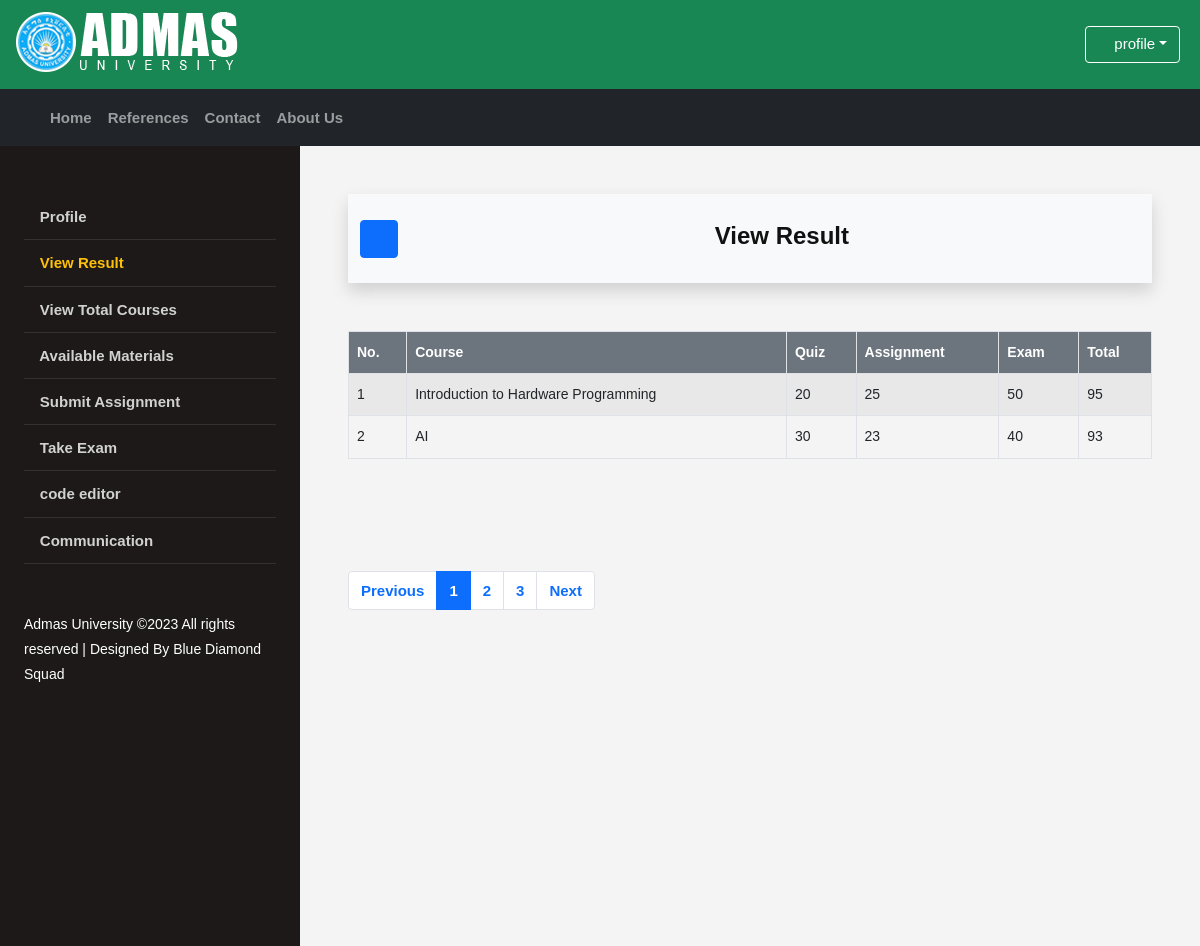
/_students/s_view_result.php?id=2 (signed in), run on the app's committed database.
### tables this page shows
CREATE TABLE `class` (
  `class_id` int(255) NOT NULL,
  `class_title` varchar(255) NOT NULL,
  `class_desc` varchar(255) NOT NULL,
  `teacher_id` int(255) NOT NULL,
  `material` varchar(255) NOT NULL,
  `assignment` varchar(255) NOT NULL,
  `exam` varchar(255) NOT NULL
);

CREATE TABLE `assign` (
  `assign_id` int(255) NOT NULL,
  `class_id` int(255) NOT NULL,
  `student_id` int(255) NOT NULL,
  `submitted_assignment` varchar(255) NOT NULL,
  `submitted_exam` varchar(255) NOT NULL,
  `quiz` varchar(255) NOT NULL,
  `assignment` varchar(255) NOT NULL,
  `exam` varchar(255) NOT NULL,
  `total` varchar(255) NOT NULL
);

### _students/s_view_result.php (the view, shortened to what this page needs)
<?php
$temp_student_id = "";
if(isset($_REQUEST['id'])){
    $temp_student_id = intval($_REQUEST['id']);
}
?>
<!DOCTYPE html>
<html lang="en-us" dir="ltr">
    <head>
        <link rel="stylesheet" type="text/css" href="../icon/svg-with-js/css/fa-svg-with-js.css">
        <link rel="stylesheet" type="text/css" href="../css/bootstrap.min.css">
        <link rel="stylesheet" type="text/css" href="../css/style.css">
  </head>
  <body>
    <header id="top-header" class="bg-success">
        <div class="top-tol">
            <ul>
                <div id="logo">
                    <a><img src="../images/Logoo.png" alt="admas university e-learning managment system logo" title="AU e-learning management"></a>
                </div>
                <div class="dropdown myac">
                    <a id="a1" class="btn btn-outline-info dropdown-toggle" href="#" role="button" id="dpMLink" data-bs-toggle="dropdown" aria-expanded="false"><i class="fas fa-user-circle"></i>&nbsp;<label>profile</label></a>
                </div>
            </ul>
        </div>
    </header>
    <nav class="navbar navbar-expand-md bg-dark navbar-dark" style="margin-bottom: 0px;">
        <div class="container">
            <div class="collapse navbar-collapse" id="navbarContent">
                <ul class="navbar-nav me-auto mb-2 mb-lg-0">
                    <li class="nav-item"><a href="../index.html" class="nav-link">Home</a></li>
                    <li class="nav-item"><a href="../reference.html" class="nav-link">References</a></li>
                    <li class="nav-item"><a href="../contact.html" class="nav-link">Contact</a></li>
                    <li class="nav-item"><a href="../about.html" class="nav-link">About Us</a></li>
                </ul>
            </div>
        </div>
    </nav>
    <div class="wrapper d-flex align-items-stretch">
        <nav id="sidebar">
                <div class="p-4 pt-5">
                    <ul class="list-unstyled components mb-5">
                        <li><a href="students.php"  ><i class="fas fa-street-view"></i> Profile</a></li>
                       <li><a href="s_view_result.php?id=<?php echo  $temp_student_id ?>" class="text-warning"><i class="fas fa-street-view"></i> View Result</a></li>
        	           <li><a href="s_view_courses.php?id=<?php echo  $temp_student_id ?>"><i class="fas fa-eye"></i> View Total Courses</a></li>
                       <li><a href="s_available_materials.php?id=<?php echo  $temp_student_id ?>"><i class="fas fa-shopping-basket"></i> Available Materials</a></li>
                       <li><a href="s_submit_assignment.php?id=<?php echo  $temp_student_id ?>"><i class="fas fa-file-export"></i> Submit Assignment</a></li>
                       <li><a href="s_take_exam.php?id=<?php echo  $temp_student_id ?>"><i class="fas fa-file-import"></i> Take Exam</a></li>
                        <li><a href="s_code_editor.html"><i class="fas fa-code"></i> code editor</a></li>
                       <li><a href="sc_communication.html"><i class="fas fa-comments"></i> Communication</a></li>
                    </ul>
                    <div class="footer">
                        Admas University &copy;<script>document.write(new Date().getFullYear());</script> All rights reserved | Designed By Blue Diamond Squad
                   </div>
               </div>
           </nav>
            <div id="content" class="p-4 p-md-5">
                <nav class="navbar navbar-expand-lg navbar-light bg-light shadow">
                    <div class="container">
                        <button type="button" id="sidebarCollapse" class="btn btn-primary">
                            <i class="fas fa-bars"></i>
                        </button>
                        <div class="container">
                            <div class="row align-items-center justify-content-center">
                                <div class="col-md-6 text-center">
                                    <div class="card bg-light col-md mt-1" style="border-style: none;">
                                        <div class="card-body">
                                            <h4 class="card-title"><i class="fas fa-street-view"></i> <strong> View Result</strong></h4>
                                        </div>
                                    </div>
                                </div>
                            </div>
                        </div>
                    </div>
                </nav>
                <section class="mt-5">
                    <div class="">
                        <div class="row">
                            <div class="col-md">
                                <div class="row">
                                    <div class="col-md-12 mb-5">
                                        <table class="table table-bordered table-striped table-hover">
                                            <thead class="bg-secondary text-white">
                                                    <th>No.</th>
                                                    <th>Course</th>
                                                    <th>Quiz</th>
                                                    <th>Assignment</th>
                                                    <th>Exam</th>
                                                    <th>Total</th>
                                            </thead>
                                            <tbody>
                                            <?php
                                                include '../my_funcs.php';
                                                    if(isset($_REQUEST['id'])){
                                                        $student_id = intval($_REQUEST['id']);
                                                        $student_class = array();
                                                        $q_assign = "SELECT * FROM assign WHERE student_id = '$student_id'";
                                                        $q_assign_result = mysqli_query($con,$q_assign);
                                                        $number = 1;
                                                        while ($r = mysqli_fetch_assoc($q_assign_result )){
                                                            $student_class['assign_id'] = $r['assign_id'];
                                                            $student_class['class_id'] = $r['class_id'];
                                                            if( $r['quiz'] != ""){
                                                                $student_class['quiz'] = $r['quiz'];
                                                            }else{
                                                                $student_class['quiz'] = "- ";
                                                            }
                                                            if( $r['assignment'] != ""){
                                                                $student_class['assignment'] = $r['assignment'];
                                                            }else{
                                                                $student_class['assignment'] = " - ";
                                                            }
                                                            if( $r['exam'] != ""){
                                                                $student_class['exam'] = $r['exam'];
                                                            }else{
                                                                $student_class['exam'] = " - ";
                                                            }
                                                            if( $r['total'] != ""){
                                                                $student_class['total'] = $r['total'];
                                                            }else{
                                                                $student_class['total'] = " - ";
                                                            }
                                                            $temp_class_id = $student_class['class_id'];
                                                            $q = "SELECT * FROM class WHERE class_id = '$temp_class_id'";
                                                            $q_result = mysqli_query($con,$q);
                                                            while($row = mysqli_fetch_assoc($q_result)){
                                                                $class_title = $row['class_title'];
                                                                printf("<tr> <td>%d</td> <td>%s</td> <td>%s</td> <td>%s</td> <td>%s</td> <td>%s</td>",
                                                                $number,
                                                                $class_title,
                                                                htmlspecialchars( $student_class['quiz']),
                                                                htmlspecialchars($student_class['assignment']),
                                                                htmlspecialchars($student_class['exam']),
                                                                htmlspecialchars($student_class['total'])
                                                                );
                                                            }
                                                            echo "</tr>";
                                                            $number++;
                                                        }}
                                                    ?>
                                            </tbody>
                                        </table>
                                    </div>
                                </div>
                                <div class="mt-5 pagination">
                                    <nav aria-label="Page navigation example">
                                        <ul class="pagination justify-content-end">
                                            <li class="page-item"><a class="page-link text-primary" href="#">Previous</a></li>
                                            <li class="page-item active"><a class="page-link text-white" href="#">1</a></li>
                                            <li class="page-item"><a class="page-link text-primary" href="#">2</a></li>
                                            <li class="page-item"><a class="page-link text-primary" href="#">3</a></li>
                                            <li class="page-item"><a class="page-link text-primary" href="#">Next</a></li>
                                        </ul>
                                    </nav>
                                </div>
                             </div>
                        </div>
                    </div>
                </section>
        </div>
    </div>
  </body>
</html>

### css/style.css (style rules this page uses)
* { margin: 0px; padding: 0px; }
body { display: flex; flex-direction: column; font-family: "Verdana", "Arial", "Helvetica",serif, sans-serif; font-size: 14px; line-height: 1.8em; color: #111; background-color: #f4f4f4; }
a:any-link { text-decoration: none; color: blueviolet; }
#top-header { line-height: 70px; background-color: #0aa8f2; }
#top-header #logo img { margin-top: 10px; margin-right: 10px; margin-left: -20px; }
#top-header ul { list-style: none; }
#top-header .myac { float: right; margin-top: -65px; margin-right: 20px; }
#top-header .myac #a1 { text-decoration: none; color: white; border: 1px solid white; font-size: 15px;" }
nav ul li a { font-size: 15px; font-weight: bold; }
#sidebar { min-width: 300px; max-width: 300px; background: #1d1919; color: #fff; -webkit-transition: all 0.3s; -o-transition: all 0.3s; transition: all 0.3s; }
#sidebar ul.components { padding: 0; }
#sidebar ul li { font-size: 16px; }
#sidebar ul li a { padding: 10px 0; display: block; color: rgba(255, 255, 255, 0.8); border-bottom: 1px solid rgba(255, 255, 255, 0.1); }
img { vertical-align: middle; border-style: none; }
img { page-break-inside: avoid; }
#content { width: 100%; padding: 0; min-height: 100vh; -webkit-transition: all 0.3s; -o-transition: all 0.3s; transition: all 0.3s; }

### data on the page
assign: quiz "20", assignment "25", exam "50", total "95"
class: class_title "Introduction to Hardware Programming"
assign: quiz "30", assignment "23", exam "40", total "93"
class: class_title "AI"
